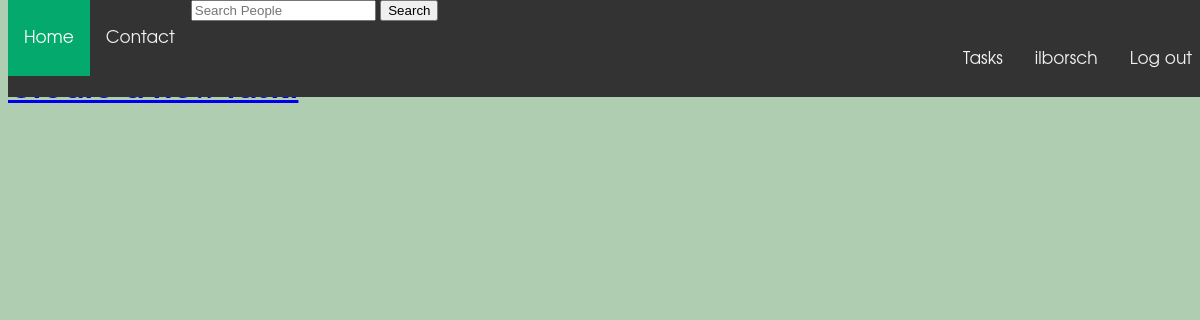
Before: /tasks/ilborsch/ (signed in) with the older database file.
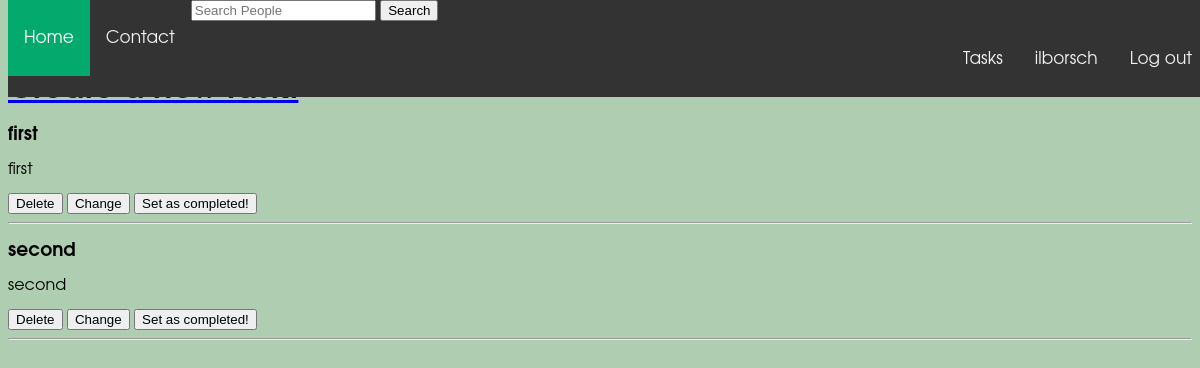
After: the same page with the newer database file.
### to_do_application/models.py (models this page shows, shortened)
class Task(models.Model):
    is_completed = models.BooleanField(default=False)
    is_public = models.BooleanField(default=True)
    title = models.CharField(max_length=60, default="")
    description = models.CharField(max_length=250, default="")
    user = models.ForeignKey(UserModel, on_delete=models.CASCADE, null=True)

### to_do_application/views.py (the view)
# urls.py: path('tasks/<str:user_name>/', views.get_user_tasks_page, name='tasks'),
@login_required
def get_user_tasks_page(request, user_name: str = None, task_id: int = None):
    if task_id is not None:
        task = Task.objects.get(id=task_id)
        username = task.user.username
        task.delete()
        return HttpResponseRedirect(reverse('tasks', args=[username]))
    else:
        user = UserModel.objects.get(username=user_name)
    return render(request, 'to_do_application/tasks.html', context={
        'user': user,
    })

### to_do_application/templates/to_do_application/tasks.html (shortened to what this page needs)
{% extends 'base.html' %}
{% load static %}
{% block links %}
    <link rel="stylesheet" href="{% static 'to_do_application/css/nav_bar.css' %}">
{% endblock %}
{% block content %}
    {% include 'to_do_application/includes/nav_bar.html' %}
    {% if user.is_authenticated %}
        <br>
        <br>
        <br>
        <h1><a href="{% url 'create_new_task' user_name=user.username %}">Create a new task.</a></h1>
        {% for task in user.task_set.all %}
                {% if task.is_public %}
                    <h3>{{ task.title }}</h3>
                    <p>{{ task.description }}</p>
                    <form method="get">
                        <button formaction="{% url 'tasks' task_id=task.id %}">Delete</button>
                        <button formaction="{% url 'change_task' task_id=task.id user_name=user.username %}">Change</button>
                        <button formaction="{% url 'completed_task' task_id=task.id user_name=user.username %}">Set as completed!</button>
                    </form>
                    <hr>
                {% endif %}
        {% endfor %}
    {% else %}
        <br>
        <br>
        <br>
    <h1>You are not authenticated, sorry.</h1>
    <h2><a href="{% url 'registration' %}">Register</a> / <a href="{% url 'authorisation' %}">Login</a></h2>
    {% endif %}
{% endblock %}

Changed rows visible on the page:
added Task: title "first", description "first"
added Task: title "second", description "second"
